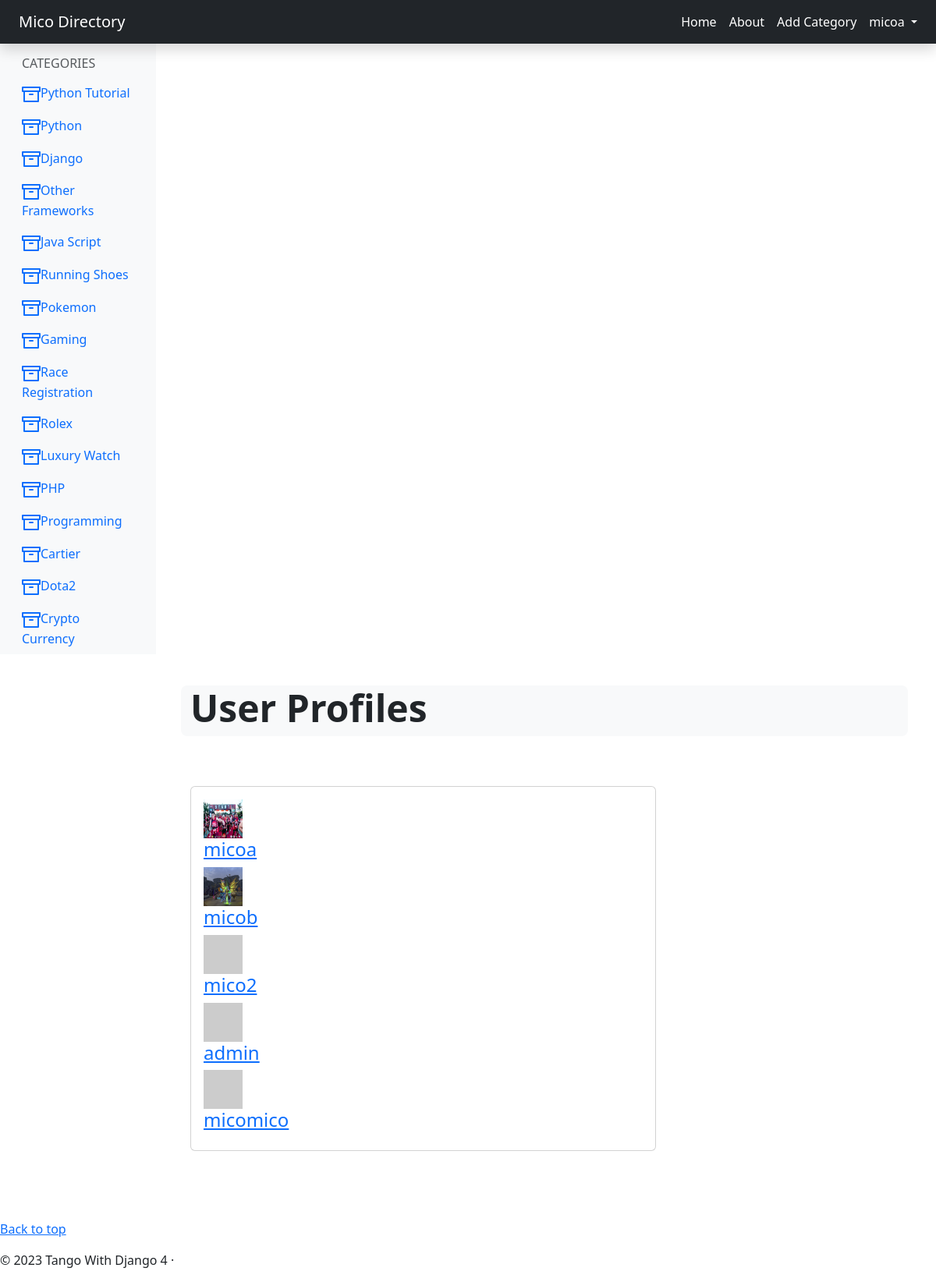
Screenshot of /rango/profiles/ (signed in) with the database file from the repository.
### rango/models.py (models this page shows, shortened)
class Category(models.Model):
    name = models.CharField(max_length=128, unique=True)
    views = models.IntegerField(default=0)
    likes = models.IntegerField(default=0)
    slug = models.SlugField(unique=True)
    date_added = models.DateTimeField(default=timezone.now)
    class Meta:
        verbose_name_plural = 'Categories'

class UserProfile(models.Model):
    user = models.OneToOneField('auth.User', on_delete=models.CASCADE)
    website = models.URLField(blank=True)
    picture = models.ImageField(upload_to='profile_images', blank=True)

### rango/views.py (the view)
# urls.py: path('profiles/', views.ListProfilesView.as_view(), name='list_profiles'),
@method_decorator(login_required, name='dispatch')
class ListProfilesView(View):
        def get(self, request):
            profiles = UserProfile.objects.all()
            return render(request,
                          'rango/list_profiles.html',
                          {'user_profile_list': profiles}
            )

### rango/templatetags/rango_template_tags.py (called while the page is built)
@register.inclusion_tag('rango/categories.html', takes_context=True)
def get_category_list(context, current_category=None):
    return {
        'categories': Category.objects.all(),
        'current_category': current_category,
        'user': context['user']
            }

### rango/templates/rango/list_profiles.html (shortened to what this page needs)
{% extends 'rango/base.html' %}
{% load static %}
        {% block body_block %}
        <div class="container-fluid py-3">
         <div class="row bg-light rounded-3">
          <h1 class="display-5 fw-bold">User Profiles</h1>
         </div>
         <div class="row py-5">
          <div class="col-md-8 fs-4 py-3">
           {% if user_profile_list %}
            <div class="card mb-2">
              <div class="card-body">
              {% for list_user in user_profile_list %}
                <div class="list-group-item">
                {% if list_user.picture %}
                <img src="{{ list_user.picture.url }}"
                        width="50"
                        height="50"
                        alt="{{ list_user.user.username }}">
                {% else %}
                <img src="https://loremflickr.com/50/50/person"
                        width="50"
                        height="50"
                        alt="placeholder image">
                {% endif %}
                <h4 class="list-group-item-heading">
                <a href="{% url 'rango:profile' list_user.user.username %}">
                    {{ list_user.user.username }}
                </a>
                </h4>
                </div>
                {% endfor %}
             </div>
            </div>
           {% else %}
             <p>There are no users present on Rango.</p>
            {% endif %}
           </div>
          </div>
         </div>
    {% endblock %}

### rango/templates/rango/base.html (shortened to what this page needs)
<!doctype html>
{% load static %}
{% load rango_template_tags %}
<html lang="en">
  <head>
 <link href="https://cdn.jsdelivr.net/npm/bootstrap@5.3.0/dist/css/bootstrap.min.css" rel="stylesheet">
    <link href="https://cdn.jsdelivr.net/npm/bootstrap@5.3.0/dist/css/bootstrap.min.css" rel="stylesheet">
  </head>
  <body>
<header class="navbar navbar-dark sticky-top bg-dark p-2 shadow">
  <a class="navbar-brand px-3" href="{% url 'rango:index' %}">
    Mico Directory
  </a>
  <ul class="navbar-nav flex-row ms-auto gap-3 px-3 align-items-center">
    <li class="nav-item">
      <a class="nav-link text-white" href="{% url 'rango:index' %}">
        Home
      </a>
    </li>
    <li class="nav-item">
      <a class="nav-link text-white" href="{% url 'rango:about' %}">
        About
      </a>
    </li>
    {% if user.is_authenticated %}
      <li class="nav-item">
        <a class="nav-link text-white" href="{% url 'rango:add_category' %}">
          Add Category
        </a>
      </li>
    <li class="nav-item dropdown">
      <a class="nav-link dropdown-toggle text-white"
        href="#"
        role="button"
        data-bs-toggle="dropdown"
        aria-expanded="false">
        {{ user.username }}
      </a>
</li>
    {% endif %}
  </ul>
</header>
<div class="container-fluid">
  <div class="row">
    <nav id="sidebarMenu" class="col-md-3 col-lg-2 d-md-block bg-light sidebar collapse">
    <div class="position-sticky pt-3 sidebar-sticky">
      <h6 class="px-3 text-muted text-uppercase">
           Categories
      </h6>
      <div id="categories-listing">
          {% get_category_list %}
      </div>
    </div>
    </div>
    <main class="col-md-9 ms-sm-auto col-lg-10 px-md-4 pt-4">
        {% block body_block %}
        {% endblock %}
    </main>
  </div>
<footer>
    <p class="float-right"><a href="#">Back to top</a></p>
    <p>&copy; 2023 Tango With Django 4 &middot;</p>
</footer>
  </body>
</html>

### rango/templates/rango/categories.html
<ul class="nav flex-column">
{% if categories %}
    {% for c in categories %}
        {% if c == current_category %}
            <li class="nav-item">
                <a class="nav-link activate"
                    href="{% url 'rango:show_category' c.slug %}">
                       <span data-feather="archive"></span>{{ c.name }}
                </a>
            </li>
        {% else %}
            <li class="nav-item">
                <a class="nav-link"
                    href="{% url 'rango:show_category' c.slug %}">
                    <span data-feather="archive"></span>{{ c.name }}
                </a>
            </li>
        {% endif %}
    {% endfor %}
{% else %}
    <li class="nav-item">
        There are no categories present.
    </li>
{% endif %}
</ul>

### rows the page displays
Category: name "Python Tutorial"
Category: name "Python"
Category: name "Django"
Category: name "Other Frameworks"
Category: name "Java Script"
Category: name "Running Shoes"
Category: name "Pokemon"
Category: name "Gaming"
Category: name "Race Registration"
Category: name "Rolex"
Category: name "Luxury Watch"
Category: name "PHP"
Category: name "Programming"
Category: name "Cartier"
Category: name "Dota2"
Category: name "Crypto Currency"
UserProfile: picture (picture), user.username "micoa"
UserProfile: picture (picture), user.username "micob"
UserProfile: user.username "mico2"
UserProfile: user.username "admin"
UserProfile: user.username "micomico"

### other values shown
{{ user.username }} "micoa"
